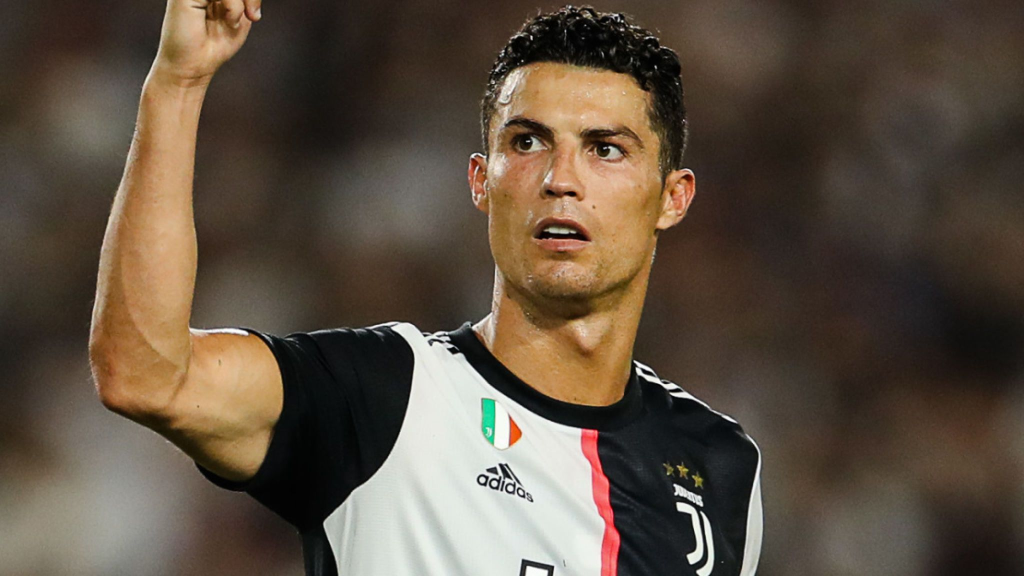
#> input picture img/ron1.jpg, 2048 x 1152 px (shown at 1/2 size)
$ python temp_match_sim.py
#> lines starting #> are read from the running program, lines starting #| are printed output that depends on the picture
import cv2
import numpy as np
import os
import time

#input images to be compared
img1='img/ron1.jpg'
img2='img/ron2.jpg'

#orb oriented fast and rotated brief
orb = cv2.ORB_create()

img1 = cv2.imread(img1,0)
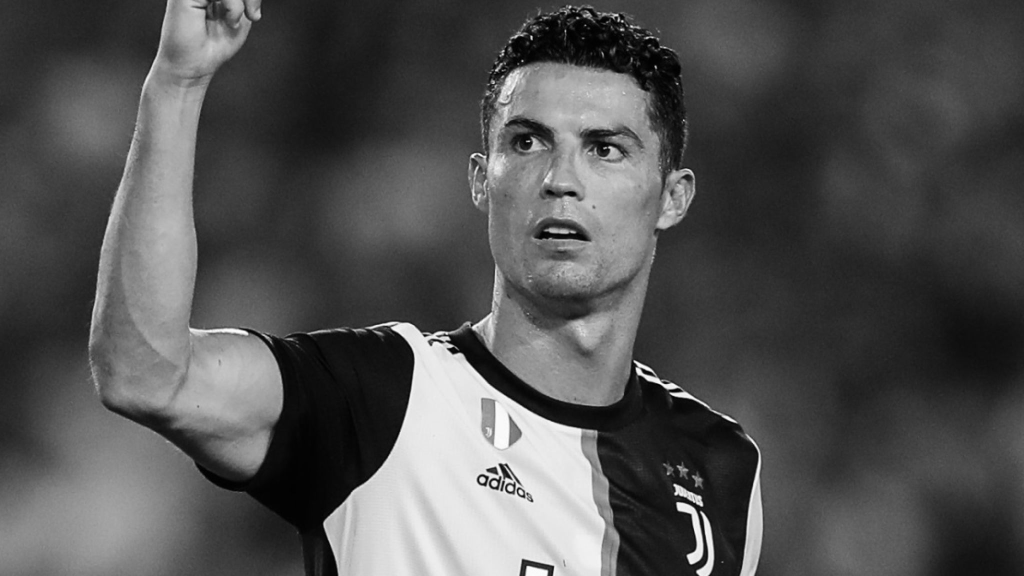
#> img1: shape (1152, 2048) (shown at 1/2 size); min 0, max 255, mean 81.9
img2 = cv2.imread(img2,0)
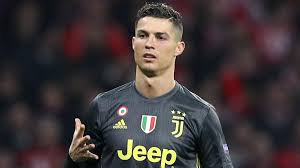
#> input picture img/ron2.jpg, 300 x 168 px
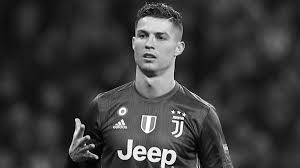
#> img2: shape (168, 300); min 0, max 255, mean 58.3

img1 = cv2.resize(img1, (600,600), interpolation = cv2.INTER_AREA)
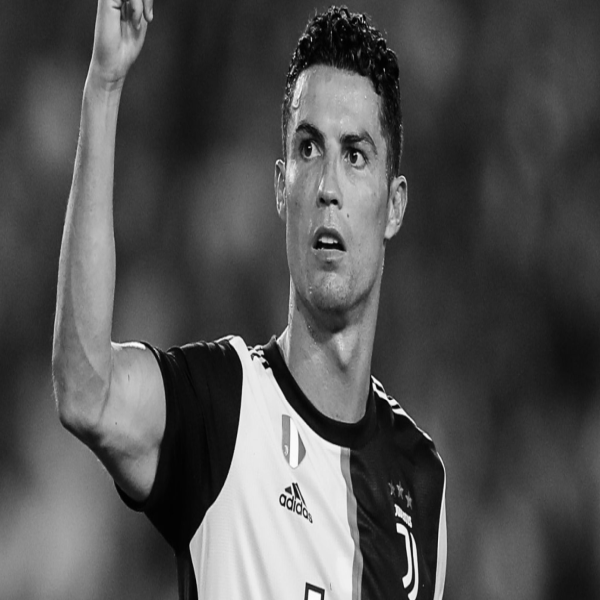
#> img1: shape (600, 600); min 1, max 252, mean 81.9
img2 = cv2.resize(img2, (600,600), interpolation = cv2.INTER_AREA)
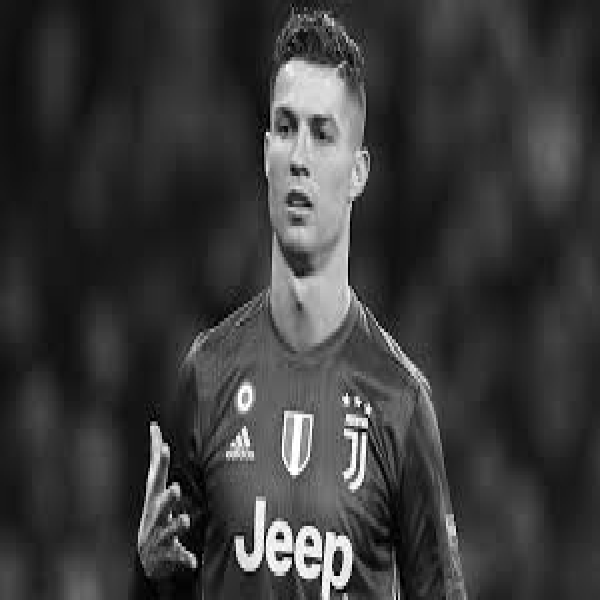
#> img2: shape (600, 600); min 0, max 255, mean 58.3

#to find key points and descriptors for each image
kp1, des1 = orb.detectAndCompute(img1,None)
#> kp1 = 500 keypoints; strongest (x, y, size): (282, 495, 31), (289, 499, 31), (285, 496, 31), (282, 500, 31)
kp2, des2 = orb.detectAndCompute(img2,None)
#> kp2 = 500 keypoints; strongest (x, y, size): (290, 558, 31), (289, 558, 37.2), (321, 563, 31), (308, 539, 53.6)

bf = cv2.BFMatcher(cv2.NORM_HAMMING, crossCheck=True)  #crosscheck is true will give best matching

matches = bf.match(des1,des2)
#> matches = 134 matches
matches = sorted(matches,key=lambda x:x.distance)

top=5
#to show the output image
matchimg = cv2.drawMatches(img1, kp1, img2, kp2, matches[:top], None)
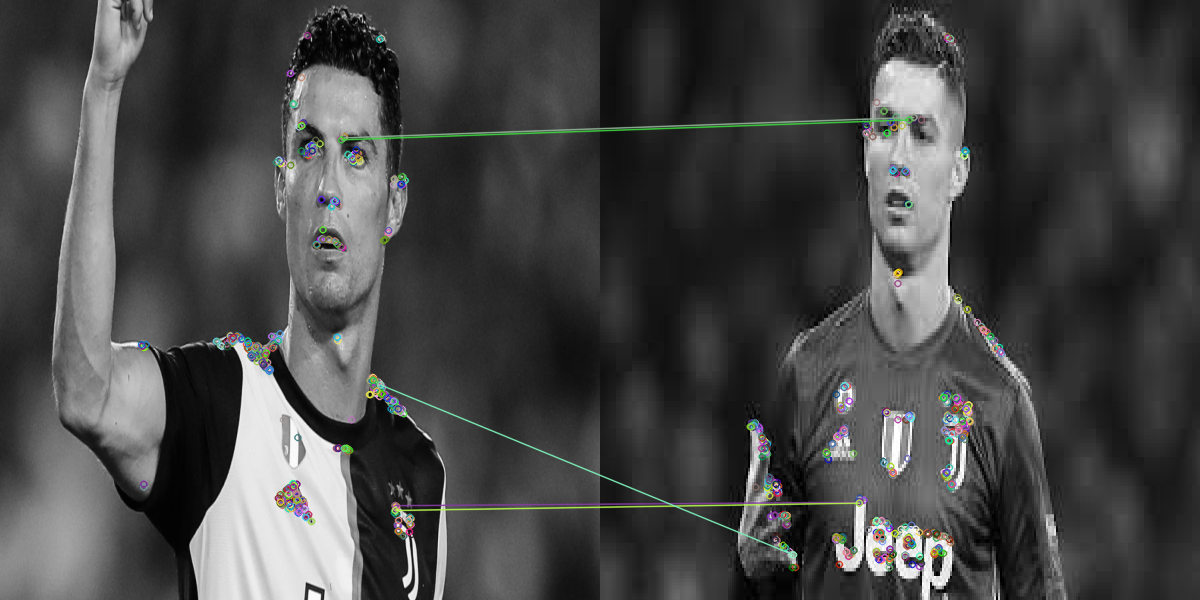
#> matchimg: shape (600, 1200, 3); mean of channels 0, 1, 2 70.4, 70.8, 70.5; drawn as B, G, R
#to find the distance between images
sums=0
for m in matches:
	sums+=m.distance
#> this loop made 134 passes
#> sums on passes 1 to 12: 33, 74, 116, 158, 200, 242, 285, 329, 375, 421, 469, 517
#> after the loop, sums = 8405
img3 = cv2.resize(matchimg, (1200,600), interpolation = cv2.INTER_AREA)
cv2.imshow("img3",img3)
cv2.imwrite("op.png", img3)

print("average distance of first and second image is ",sums/top)
#| average distance of first and second image is  1681.0

cv2.waitKey(0)
cv2.destroyAllWindows(0)
